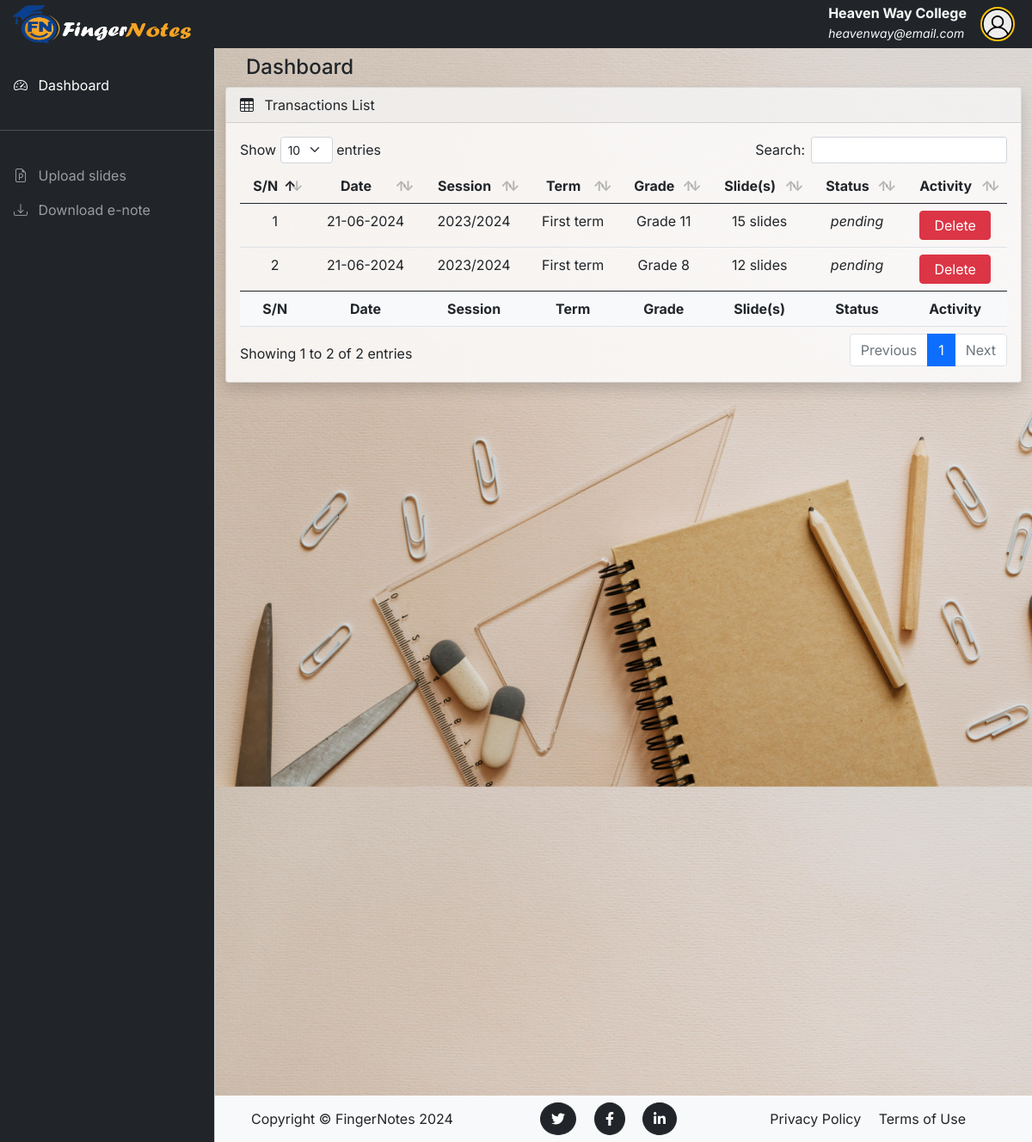
/dashboard (signed in), run on the app's committed database.
### fingerNotes/models.py (models this page shows, shortened)
class User(db.Model, UserMixin):
    __tablename__ = 'users'
    id = db.Column(db.Integer, primary_key=True)
    school_name = db.Column(db.String(120), nullable=False)
    email = db.Column(db.String(120), nullable=False, unique=True)
    country = db.Column(db.String(100), nullable=False)
    image_file = db.Column(db.String(20), nullable=False, default='default.png')
    password = db.Column(db.String(60), nullable=False)
    telephone_no = db.Column(db.String(14))
    school_address = db.Column(db.String(255))
    school_website = db.Column(db.String(255))
    upload_infos = db.relationship('UploadInfo', backref='user', lazy=True, cascade='all, delete-orphan')

class UploadInfo(db.Model):
    __tablename__ = 'uploads'
    id = db.Column(db.Integer, primary_key=True)
    session = db.Column(db.String(20), nullable=False)
    term = db.Column(db.String(20), nullable=False)
    grade = db.Column(db.String(20), nullable=False)
    status = db.Column(db.String(20), default='pending')
    date = db.Column(db.DateTime, nullable=False, default=datetime.now)
    user_id = db.Column(db.Integer, db.ForeignKey('users.id', name='fk_upload_user'), nullable=False)
    files = db.relationship('File', backref='upload_info', lazy=True, cascade='all, delete-orphan')

### fingerNotes/routes.py (the view)
@app.route("/dashboard")
@login_required
def dashboard():
    uploads = UploadInfo.query.filter_by(user_id=current_user.id).all()
    return render_template("dashboard.html", uploads=uploads)

### fingerNotes/models.py (called while the page is built)
@login_manager.user_loader
def load_user(user_id):
    return User.query.get(int(user_id))

### fingerNotes/templates/dashboard.html (shortened to what this page needs)
{% extends 'base.html' %}
{% set active_page = "dashboard" %}
{% block content %}
  <div class="container-fluid" style="background-color: transparent;">
    <div class="row container">
      <div class="col-md-12">
        <h4>Dashboard</h4>
      </div>
    </div>
    <div class="row" style="background-color: transparent;">
      <div class="col-md-12 mb-3">
        <div class="card shadow" style="background-color: #ffffffd0;">
          <div class="card-header">
            <span><i class="bi bi-table me-2"></i></span> Transactions List
          </div>
          <div class="card-body">
            <div class="table-responsive">
              <table
                id="example"
                class="table table-hover data-table text-center"
                style="width: 100%">
                <thead>
                  <tr>
                    <th>S/N</th>
                    <th>Date</th>
                    <th>Session</th>
                    <th>Term</th>
                    <th>Grade</th>
                    <th>Slide(s)</th>
                    <th>Status</th>
                    <th>Activity</th>
                  </tr>
                </thead>
                <tbody>
                  {% for upload in uploads %}
                  <tr>
                    <td>{{ loop.index }}</td>
                    <td>{{ upload.date.strftime('%d-%m-%Y') }}</td>
                    <td>{{ upload.session }}</td>
                    <td>{{ upload.term }}</td>
                    <td>{{ upload.grade }}</td>
                    <td>{{ upload.files | length }} slides</td>
                    <td><em>{{ upload.status }}</em></td>
                    <td>
                      <a href="{{ url_for('delete_uploads', id=upload.id)}}" class="btn btn-danger py-1 px-3 shadow-none">Delete</a>
                    </td>
                  </tr>
                  {% endfor %}
                </tbody>
                <tfoot>
                  <tr class="bg-light">
                    <th>S/N</th>
                    <th>Date</th>
                    <th>Session</th>
                    <th>Term</th>
                    <th>Grade</th>
                    <th>Slide(s)</th>
                    <th>Status</th>
                    <th>Activity</th>
                  </tr>
                </tfoot>
              </table>
            </div>
          </div>
        </div>
      </div>
    </div>
  </div>
{% endblock%}

### fingerNotes/templates/base.html (shortened to what this page needs)
<!DOCTYPE html>
<html lang="en">
    <head>
        <link rel="stylesheet" type="text/css" href="{{ url_for('static', filename='css/dBaord_css/bootstrap.min.css') }}" />
        <link
            rel="stylesheet"
            href="https://cdn.jsdelivr.net/npm/bootstrap-icons@1.4.1/font/bootstrap-icons.css"
        />
        <link rel="stylesheet" type="text/css" href="{{ url_for('static', filename='css/dBaord_css/dataTables.bootstrap5.min.css') }}" />
        <link rel="stylesheet" type="text/css" href="{{ url_for('static', filename='css/dBaord_css/style.css') }}" />
    </head>
    <body>
        <nav class="navbar navbar-expand-lg navbar-light bg-dark fixed-top py-0">
            <div class="container-fluid">
                <a
                class="navbar-brand me-auto ms-lg-0 ms-3 mx-sm-auto"
                href="{{ url_for('homepage')}}"
                ><img style="width: 210px;height: 45px;" src="{{ url_for('static', filename='img/navbar-logo.png') }}" alt=""></a>
                <div class="collapse navbar-collapse" id="topNavBar">
                    <div class="d-block ms-auto my-lg-0">
                        <h6 class="text-end text-light fw-bolder mb-0">{{ current_user.school_name }}</h6>
                        <em class="text-light"><small>{{ current_user.email }}</small></em>
                    </div>
                    <ul class="navbar-nav">
                        <li class="nav-item dropdown">
                            <a
                                class="nav-link ms-2"
                                href="#"
                                role="button"
                                data-bs-toggle="dropdown"
                                aria-expanded="false"
                            >
                                <img class="rounded-circle border border-2 border-warning" src="{{ url_for('static', filename='img/profile_pics/' + current_user.image_file) }}" width="40px" alt="">
                            </a>
                        </li>
                    </ul>
                </div>
            </div>
        </nav>
        <div
        class="offcanvas offcanvas-start sidebar-nav bg-dark"
        tabindex="-1"
        id="sidebar"
        >
            <div class="offcanvas-body p-0">
                <nav class="navbar-dark">
                    <ul class="navbar-nav">
                        <br>
                        <li>
                            <a href="{{ url_for('dashboard') }}" class="nav-link px-3 {{'active' if active_page == 'dashboard'}}">
                                <span class="me-2"><i class="bi bi-speedometer2"></i></span>
                                <span>Dashboard</span>
                            </a>
                        </li>
                        <li class="my-4"><hr class="dropdown-divider bg-light" /></li>
                        <li>
                            <a href="{{ url_for('upload') }}" class="nav-link px-3 {{'active' if active_page == 'upload'}}">
                                <span class="me-2"><i class="bi bi-file-earmark-ppt"></i></span>
                                <span>Upload slides</span>
                            </a>
                        </li>
                        <li>
                            <a href="{{ url_for('enote_download') }}" class="nav-link px-3 {{'active' if active_page == 'download'}}">
                                <span class="me-2"><i class="bi bi-download"></i></span>
                                <span>Download e-note</span>
                            </a>
                        </li>
                    </ul>
                </nav>
            </div>
        </div>
        <main class="mt-5 pt-3" style="background-image: url(../static/img/backgroundimg.jpg);background-size: 1300px;">
            {% block content %}
            {% endblock %}
            <footer class="footer mt-10 py-2 text-center bg-light me-auto foot">
                <div class="container">
                    <div class="row align-items-center ">
                        <div class="col-lg-3 text-lg-start">Copyright &copy; FingerNotes 2024</div>
                        <div class="col-lg-3 my-3 my-lg-0">
                            <a class="btn btn-dark btn-social rounded-circle mx-2" href="#!" aria-label="Twitter"><i class="fab fa-twitter"></i></a>
                            <a class="btn btn-dark btn-social rounded-circle mx-2" href="#!" aria-label="Facebook"><i class="fab fa-facebook-f"></i></a>
                            <a class="btn btn-dark btn-social rounded-circle mx-2" href="#!" aria-label="LinkedIn"><i class="fab fa-linkedin-in"></i></a>
                        </div>
                        <div class="col-lg-3 text-lg-end">
                            <a class="link-dark text-decoration-none me-3" href="#!">Privacy Policy</a>
                            <a class="link-dark text-decoration-none" href="#!">Terms of Use</a>
                        </div>
                    </div>
                </div>
            </footer>
        </main>
    </body>
</html>

### fingerNotes/static/css/dBaord_css/style.css (style rules this page uses)
body, button { font-family: "Inter", sans-serif; }
:root { --offcanvas-width: 250px; --topNavbarHeight: 55px; }
.sidebar-nav { width: var(--offcanvas-width); }
@media (min-width: 992px) { body { overflow: auto !important; } }
@media (min-width: 992px) { main { margin-left: var(--offcanvas-width); min-height: 160vh; } }
@media (min-width: 992px) { .sidebar-nav { -webkit-transform: none; transform: none; visibility: visible !important; height: calc(100% - var(--topNavbarHeight)); top: var(--topNavbarHeight); } }
.foot { position: fixed; left: 50; bottom: 0; width: 100%; z-index: 10; }

### data on the page
User: school_name "Heaven Way College", email "heavenway@email.com", image_file (placeholder picture)
UploadInfo: date "21-06-2024", session "2023/2024", term "First term", grade "Grade 11", files|length "15", status "pending"
UploadInfo: date "21-06-2024", session "2023/2024", term "First term", grade "Grade 8", files|length "12", status "pending"
